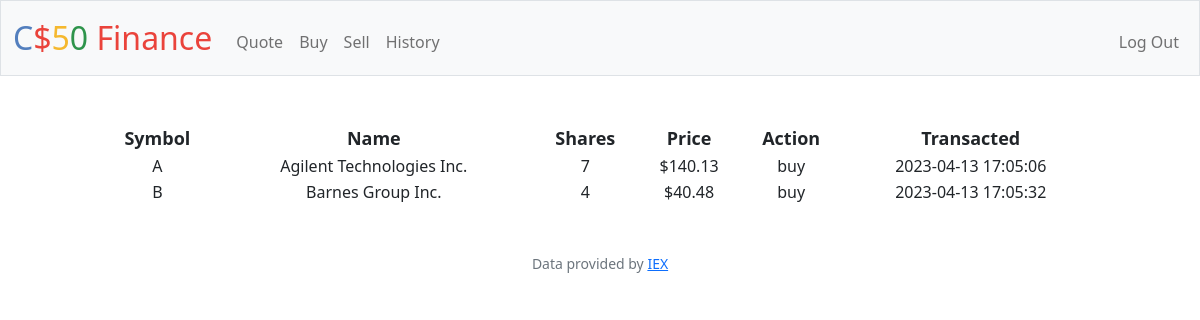
Screenshot of /history (signed in) with the database file from the repository.
### tables this page shows
CREATE TABLE transactions(
    stock_name TEXT NOT NULL,
    symbol TEXT NOT NULL,
    shares INTEGER NOT NULL,
    price NUMERIC NOT NULL,
    type TEXT NOT NULL,
    time TIMESTAMP DEFAULT CURRENT_TIMESTAMP,
    user_id INTEGER NOT NULL,
    FOREIGN KEY (user_id) REFERENCES users(id)
);

### app.py (the view)
@app.route("/history")
@login_required
def history():
    user_id = session["user_id"]
    rows = db.execute("SELECT symbol, shares, price, time FROM transactions WHERE user_id = ?", user_id)
    for row in rows:
        symbol = row["symbol"].upper()
        time = row["time"]
        shares = row["shares"]
        price = row["price"]
        row["name"] = db.execute(
            "SELECT stock_name FROM transactions WHERE user_id = ? AND symbol = ? AND time = ?", user_id, symbol, time)[0]["stock_name"]
        row["action"] = db.execute(
            "SELECT type FROM transactions WHERE user_id = ? AND symbol = ? AND time = ?", user_id, symbol, time)[0]["type"]
    return render_template("history.html", rows=rows)

### app.py (called while the page is built)
@app.after_request
def after_request(response):
    response.headers["Cache-Control"] = "no-cache, no-store, must-revalidate"
    response.headers["Expires"] = 0
    response.headers["Pragma"] = "no-cache"
    return response

### helpers.py (called while the page is built)
def login_required(f):
    @wraps(f)
    def decorated_function(*args, **kwargs):
        if session.get("user_id") is None:
            return redirect("/login")
        return f(*args, **kwargs)
    return decorated_function

def usd(value):
    return f"${value:,.2f}"

### templates/history.html (shortened to what this page needs)
{% extends "layout.html" %}
{% block main %}
    <table>
        <thead>
            <tr>
                <th>Symbol</th>
                <th>Name</th>
                <th>Shares</th>
                <th>Price</th>
                <th>Action</th>
                <th>Transacted</th>
            </tr>
        </thead>
       <tbody>
            {% for row in rows %}
            <tr name="row">
                <td>{{ row.symbol }}</td>
                <td>{{ row.name }}</td>
                <td>{{ row.shares }}</td>
                <td>{{ row.price | usd }}</td>
                <td>{{ row.action }}</td>
                <td>{{ row.time }}</td>
            </tr>
            {% endfor%}
        </tbody>
    </table>
{% endblock %}

### static/styles.css (style rules this page uses)
table { width: 85%; margin: auto; text-align: center; table-layout: auto; }
th { font-size: 18px }

### rows the page displays
transactions: symbol "A", name "Agilent Technologies Inc.", shares "7", price "$140.13", action "buy", time "2023-04-13 17:05:06"
transactions: symbol "B", name "Barnes Group Inc.", shares "4", price "$40.48", action "buy", time "2023-04-13 17:05:32"
